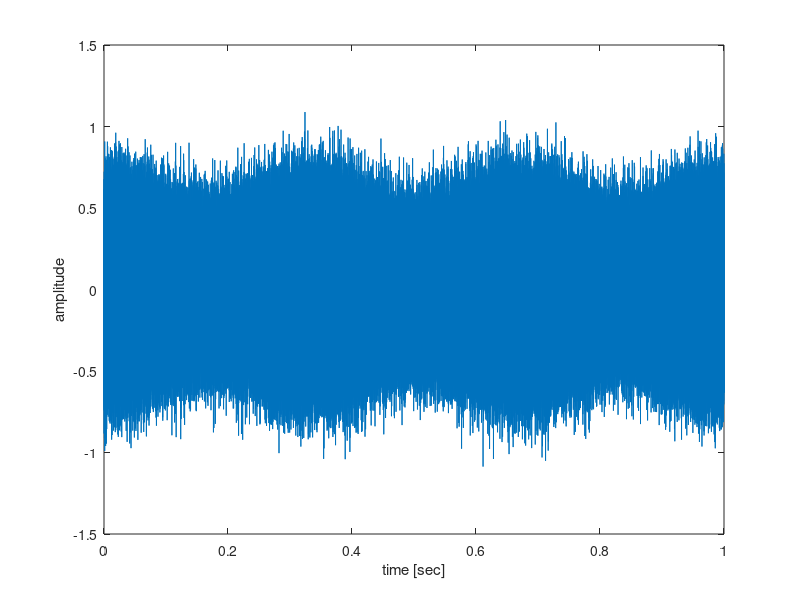
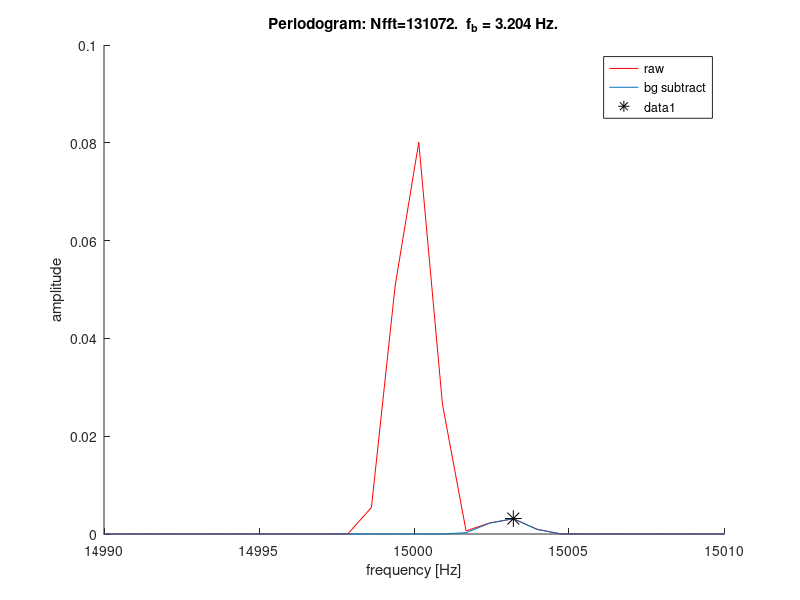

MATLAB code for these plots, in order:
function CWdoppler()
% Simulate Doppler spectrum
try % for GNU Octave
  pkg load signal
end

% recall DFT is samples of continuous DTFT
zeropadfactor = 1; %arbitrary, expensive way to increase DFT resolution. 
% eventually you'll run out of RAM if you want arbitrarily high precision

fb0 = 3; % Hz  arbitrary "true" Doppler frequency saught.
t1 = 1; % final time, t0=0 seconds
An = 0.1; % standard deviation of AWGN

ft = 15e3; %[Hz]
At = 0.5;

fb = ft + fb0; %[Hz]
Ab = 0.1;

fs = 100e3; %[Hz]
t = 0:1/fs:t1-1/fs;

xt = At*sin(2*pi*ft*t);
xbg = xt + An*randn(size(xt)); % we receive the transmitter with noise
% compute beat frequency 
xb = Ab*sin(2*pi*fb*t);
% compute noisy, jammed observatoin
y = xb + xbg + An*randn(size(xbg)); % each time you receive, we assume i.i.d. AWGN
%% Time
figure(1); clf(1)
plot(t,y)
xlabel('time [sec]')
ylabel('amplitude')

%% background subtract
ysub = y-xbg;

%% spectrogram
dt = 0.45; %seconds between time steps to plot (arbitrary)
dtw = 2*dt; % seconds to window
tstep = ceil(dt*fs);
wind = ceil(dtw*fs);
Nfft = 2^nextpow2(zeropadfactor*wind); 

if 0
figure(2);clf(2)
specgram(ysub,Nfft,fs,wind,wind-tstep);
colorbar
ylim([14990,15010])
end
%% periodogram
figure(3), clf(3), hold('on')

[Sraw,f] = pwelch(y,wind,0.5,Nfft,fs);
plot(f,Sraw,'r')

[Ssub,f] = pwelch(ysub,wind,0.5,Nfft,fs);
plot(f,Ssub)

xlim([14990,15010])
xlabel('frequency [Hz]')
ylabel('amplitude')
legend('raw','bg subtract')

%set(axsub,'ylim',get(axraw,'ylim'))
%% find target beat frequency
[pks,loc] = findpeaks(Ssub,...
            'minpeakdistance',5,... % minpeak distance speeds up computation
            'minpeakheight',0.01*max(Ssub)); 
plot(f(loc),pks,'k*','markersize',12)

title(['Periodogram: Nfft=',int2str(Nfft),'.  f_b = ',num2str(f(loc(1))-ft,'%.3f'),' Hz.'])

end
